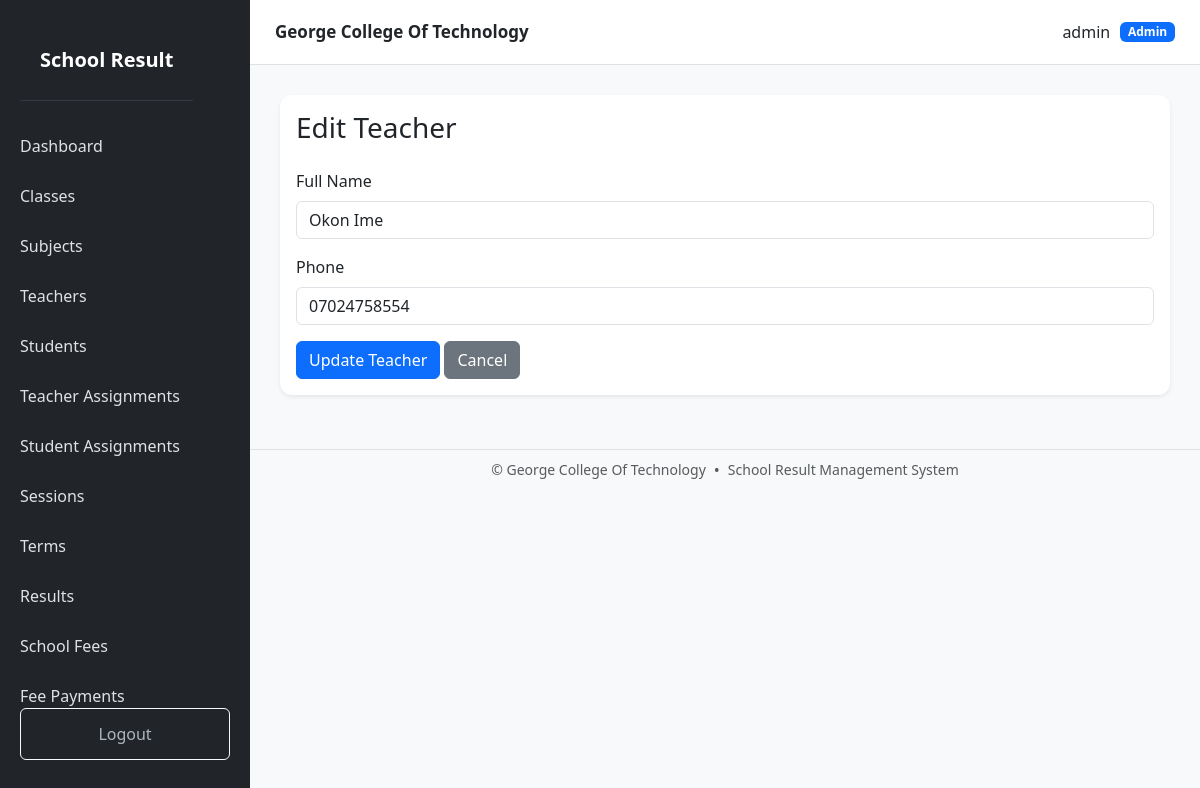
Page /teachers/1/edit (signed in) on the committed database.
### models.py (models this page shows, shortened)
class User(UserMixin, db.Model):
    __tablename__ = "users"
    id = db.Column(
        db.Integer,
        primary_key=True
    )
    username = db.Column(
        db.String(100),
        unique=True,
        nullable=False
    )
    password_hash = db.Column(
        db.String(255),
        nullable=False
    )
    role = db.Column(
        db.String(20),
        nullable=False,
        default="student"
    )
    is_active = db.Column(
        db.Boolean,
        default=True
    )
    teacher = db.relationship(
        "Teacher",
        back_populates="user",
        uselist=False
    )
    student = db.relationship(
        "Student",
        back_populates="user",
        uselist=False
    )

class Teacher(db.Model):
    __tablename__ = "teachers"
    id = db.Column(
        db.Integer,
        primary_key=True
    )
    user_id = db.Column(
        db.Integer,
        db.ForeignKey("users.id"),
        unique=True,
        nullable=False
    )
    name = db.Column(
        db.String(150),
        nullable=False
    )
    phone = db.Column(
        db.String(30)
    )
    is_active = db.Column(
        db.Boolean,
        default=True
    )
    user = db.relationship(
        "User",
        back_populates="teacher"
    )
    assignments = db.relationship(
        "TeacherAssignment",
        back_populates="teacher",
        cascade="all, delete-orphan"
    )

### routes/teacher.py (the view, shortened to what this page needs)
@teacher.route(
    "/<int:id>/edit",
    methods=["GET", "POST"]
)
@login_required
def edit_teacher(id):
    teacher_obj = db.get_or_404(
        Teacher,
        id
    )
    return render_template(
        "teacher/edit.html",
        teacher=teacher_obj
    )

### templates/teacher/edit.html (shortened to what this page needs)
{% extends "base.html" %}
{% block content %}
<div class="card shadow-sm">
    <div class="card-body">
        <h3 class="mb-4">
            Edit Teacher
        </h3>
        <form method="POST">
            <div class="mb-3">
                <label class="form-label">
                    Full Name
                </label>
                <input
                    type="text"
                    name="name"
                    class="form-control"
                    value="{{ teacher.name }}"
                    required
                >
            </div>
            <div class="mb-3">
                <label class="form-label">
                    Phone
                </label>
                <input
                    type="text"
                    name="phone"
                    class="form-control"
                    value="{{ teacher.phone or '' }}"
                >
            </div>
            <button class="btn btn-primary">
                Update Teacher
            </button>
            <a
                href="{{ url_for('teacher.list_teachers') }}"
                class="btn btn-secondary"
            >
                Cancel
            </a>
        </form>
    </div>
</div>
{% endblock %}

### templates/base.html (shortened to what this page needs)
<!DOCTYPE html>
<html lang="en">
<head>
    <link
        href="https://cdn.jsdelivr.net/npm/bootstrap@5.3.3/dist/css/bootstrap.min.css"
        rel="stylesheet"
    >
    <link
        rel="stylesheet"
        href="{{ url_for('static', filename='css/style.css') }}"
    >
</head>
<body>
{% if current_user.is_authenticated %}
<div
    class="sidebar"
    id="sidebar"
>
    <div class="sidebar-header">
        <div class="brand">
            School Result
        </div>
    </div>
    {% if current_user.role == "admin" %}
        <a href="{{ url_for('dashboard.index') }}">
            Dashboard
        </a>
        <a href="{{ url_for('classroom.list_classrooms') }}">
            Classes
        </a>
        <a href="{{ url_for('subject.list_subjects') }}">
            Subjects
        </a>
        <a href="{{ url_for('teacher.list_teachers') }}">
            Teachers
        </a>
        <a href="{{ url_for('student.list_students') }}">
            Students
        </a>
        <a href="{{ url_for('assignment.list_assignments') }}">
            Teacher Assignments
        </a>
        <a href="{{ url_for('student.student_assignments') }}">
            Student Assignments
        </a>
        <a href="{{ url_for('session.list_sessions') }}">
            Sessions
        </a>
        <a href="{{ url_for('term.list_terms') }}">
            Terms
        </a>
        <a href="{{ url_for('result.list_results') }}">
            Results
        </a>
        <a href="{{ url_for('fee.school_fees') }}">
            School Fees
        </a>
        <a href="{{ url_for('payment.fee_payments') }}">
            Fee Payments
        </a>
    {% endif %}
    <div class="logout">
        <a
            href="{{ url_for('auth.logout') }}"
            class="btn btn-outline-light w-100"
        >
            Logout
        </a>
    </div>
</div>
<div class="main-content">
    <div class="page-wrapper">
        <div class="topbar">
            <strong class="topbar-title">
                George College Of Technology
            </strong>
            <div class="topbar-user">
                <span>
                    {{ current_user.username }}
                </span>
                <span class="badge bg-primary">
                    {{ current_user.role|capitalize }}
                </span>
            </div>
        </div>
        <main class="content">
            {% block content %}
            {% endblock %}
        </main>
        <footer
            class="no-print border-top bg-light mt-4 py-2"
        >
            <div
                class="container-fluid d-flex justify-content-center align-items-center flex-wrap gap-2"
            >
                <small class="text-muted">
                    &copy; {{ current_year }}
                    George College Of Technology
                </small>
                <span class="text-muted">
                    •
                </span>
                <small class="text-muted">
                    School Result Management System
                </small>
            </div>
        </footer>
    </div>
</div>
{% else %}
<!-- =========================================================
     PUBLIC / AUTH PAGES
========================================================= -->
{% block auth_content %}
{% endblock %}
{% endif %}
</body>
</html>

### static/css/style.css (style rules this page uses)
body { background: #f5f7fb; }
.sidebar { width: 250px; min-height: 100vh; background: #212529; position: fixed; left: 0; top: 0; bottom: 0; }
.brand { color: white; font-size: 22px; font-weight: bold; padding: 25px 20px; border-bottom: 1px solid #343a40; }
.sidebar a { display: block; color: #adb5bd; text-decoration: none; padding: 13px 20px; }
.logout { position: absolute; bottom: 20px; width: 100%; padding: 0 20px; }
.main-content { margin-left: 250px; min-height: 100vh; }
.topbar { background: white; padding: 18px 30px; border-bottom: 1px solid #ddd; display: flex; justify-content: space-between; }
.content { padding: 30px; }
.card { border: none; border-radius: 12px; }
body { margin: 0; background: #f8f9fa; }
.sidebar { position: fixed; top: 0; left: 0; width: 250px; height: 100vh; background: #212529; color: white; z-index: 1050; display: flex; flex-direction: column; overflow-y: auto; }
.sidebar-header { display: flex; align-items: center; justify-content: space-between; padding: 20px; }
.brand { font-size: 20px; font-weight: bold; }
.sidebar > a { display: block; color: #dee2e6; text-decoration: none; padding: 13px 20px; transition: 0.2s; }
.logout { margin-top: auto; padding: 20px; }
.topbar { height: 65px; background: white; border-bottom: 1px solid #dee2e6; display: flex; align-items: center; justify-content: space-between; padding: 0 25px; position: sticky; top: 0; z-index: 1000; }
.topbar-title { font-size: 17px; }
.topbar-user { display: flex; align-items: center; gap: 10px; }

### rows in the picture
User: username "admin", role "Admin"
Teacher: name "Okon Ime", phone "07024758554"
